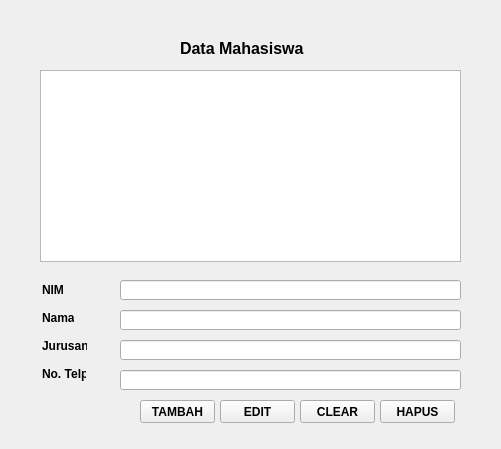
<?xml version="1.0" encoding="UTF-8"?>
<ui version="4.0">
 <class>MainWindow</class>
 <widget class="QMainWindow" name="MainWindow">
  <property name="geometry">
   <rect>
    <x>0</x>
    <y>0</y>
    <width>501</width>
    <height>449</height>
   </rect>
  </property>
  <property name="windowTitle">
   <string>MainWindow</string>
  </property>
  <widget class="QWidget" name="centralwidget">
   <widget class="QLabel" name="label">
    <property name="geometry">
     <rect>
      <x>180</x>
      <y>40</y>
      <width>131</width>
      <height>16</height>
     </rect>
    </property>
    <property name="font">
     <font>
      <pointsize>12</pointsize>
      <weight>75</weight>
      <bold>true</bold>
     </font>
    </property>
    <property name="text">
     <string>Data Mahasiswa</string>
    </property>
   </widget>
   <widget class="QLabel" name="label_2">
    <property name="geometry">
     <rect>
      <x>42</x>
      <y>282</y>
      <width>22</width>
      <height>16</height>
     </rect>
    </property>
    <property name="font">
     <font>
      <weight>75</weight>
      <bold>true</bold>
     </font>
    </property>
    <property name="text">
     <string>NIM</string>
    </property>
   </widget>
   <widget class="QLabel" name="label_3">
    <property name="geometry">
     <rect>
      <x>42</x>
      <y>310</y>
      <width>32</width>
      <height>16</height>
     </rect>
    </property>
    <property name="font">
     <font>
      <weight>75</weight>
      <bold>true</bold>
     </font>
    </property>
    <property name="text">
     <string>Nama</string>
    </property>
   </widget>
   <widget class="QLabel" name="label_4">
    <property name="geometry">
     <rect>
      <x>42</x>
      <y>338</y>
      <width>45</width>
      <height>16</height>
     </rect>
    </property>
    <property name="font">
     <font>
      <weight>75</weight>
      <bold>true</bold>
     </font>
    </property>
    <property name="text">
     <string>Jurusan</string>
    </property>
   </widget>
   <widget class="QLabel" name="label_5">
    <property name="geometry">
     <rect>
      <x>42</x>
      <y>366</y>
      <width>44</width>
      <height>16</height>
     </rect>
    </property>
    <property name="font">
     <font>
      <weight>75</weight>
      <bold>true</bold>
     </font>
    </property>
    <property name="text">
     <string>No. Telp</string>
    </property>
   </widget>
   <widget class="QLineEdit" name="inputNIM">
    <property name="geometry">
     <rect>
      <x>120</x>
      <y>280</y>
      <width>341</width>
      <height>20</height>
     </rect>
    </property>
   </widget>
   <widget class="QLineEdit" name="inputNama">
    <property name="geometry">
     <rect>
      <x>120</x>
      <y>310</y>
      <width>341</width>
      <height>20</height>
     </rect>
    </property>
   </widget>
   <widget class="QLineEdit" name="inputJurusan">
    <property name="geometry">
     <rect>
      <x>120</x>
      <y>340</y>
      <width>341</width>
      <height>20</height>
     </rect>
    </property>
   </widget>
   <widget class="QLineEdit" name="inputNoTelp">
    <property name="geometry">
     <rect>
      <x>120</x>
      <y>370</y>
      <width>341</width>
      <height>20</height>
     </rect>
    </property>
   </widget>
   <widget class="QPushButton" name="btnTambah">
    <property name="geometry">
     <rect>
      <x>140</x>
      <y>400</y>
      <width>75</width>
      <height>23</height>
     </rect>
    </property>
    <property name="font">
     <font>
      <weight>75</weight>
      <bold>true</bold>
     </font>
    </property>
    <property name="text">
     <string>TAMBAH</string>
    </property>
   </widget>
   <widget class="QPushButton" name="btnEdit">
    <property name="geometry">
     <rect>
      <x>220</x>
      <y>400</y>
      <width>75</width>
      <height>23</height>
     </rect>
    </property>
    <property name="font">
     <font>
      <weight>75</weight>
      <bold>true</bold>
     </font>
    </property>
    <property name="text">
     <string>EDIT</string>
    </property>
   </widget>
   <widget class="QPushButton" name="btnClear">
    <property name="geometry">
     <rect>
      <x>300</x>
      <y>400</y>
      <width>75</width>
      <height>23</height>
     </rect>
    </property>
    <property name="font">
     <font>
      <weight>75</weight>
      <bold>true</bold>
     </font>
    </property>
    <property name="text">
     <string>CLEAR</string>
    </property>
   </widget>
   <widget class="QPushButton" name="btnHapus">
    <property name="geometry">
     <rect>
      <x>380</x>
      <y>400</y>
      <width>75</width>
      <height>23</height>
     </rect>
    </property>
    <property name="font">
     <font>
      <weight>75</weight>
      <bold>true</bold>
     </font>
    </property>
    <property name="text">
     <string>HAPUS</string>
    </property>
   </widget>
   <widget class="QListWidget" name="listWidget">
    <property name="geometry">
     <rect>
      <x>40</x>
      <y>70</y>
      <width>421</width>
      <height>192</height>
     </rect>
    </property>
   </widget>
  </widget>
 </widget>
 <resources/>
 <connections/>
</ui>
